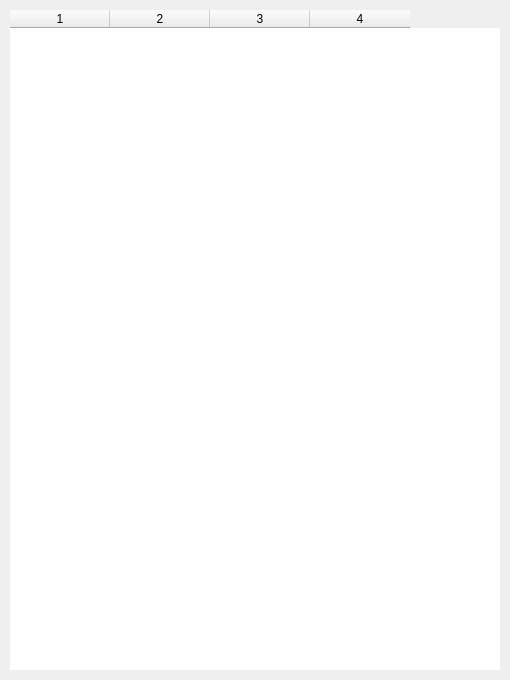
<?xml version="1.0" encoding="UTF-8"?>
<ui version="4.0">
 <class>FavoritesWidget</class>
 <widget class="QWidget" name="FavoritesWidget">
  <property name="geometry">
   <rect>
    <x>0</x>
    <y>0</y>
    <width>510</width>
    <height>680</height>
   </rect>
  </property>
  <property name="windowTitle">
   <string>Form</string>
  </property>
  <layout class="QVBoxLayout" name="verticalLayout">
   <property name="spacing">
    <number>6</number>
   </property>
   <property name="leftMargin">
    <number>10</number>
   </property>
   <property name="topMargin">
    <number>10</number>
   </property>
   <property name="rightMargin">
    <number>10</number>
   </property>
   <property name="bottomMargin">
    <number>10</number>
   </property>
   <item>
    <widget class="QTableWidget" name="tableWidget">
     <property name="focusPolicy">
      <enum>Qt::NoFocus</enum>
     </property>
     <property name="frameShape">
      <enum>QFrame::NoFrame</enum>
     </property>
     <property name="frameShadow">
      <enum>QFrame::Plain</enum>
     </property>
     <property name="lineWidth">
      <number>0</number>
     </property>
     <property name="horizontalScrollBarPolicy">
      <enum>Qt::ScrollBarAlwaysOff</enum>
     </property>
     <property name="editTriggers">
      <set>QAbstractItemView::NoEditTriggers</set>
     </property>
     <property name="tabKeyNavigation">
      <bool>false</bool>
     </property>
     <property name="showDropIndicator" stdset="0">
      <bool>false</bool>
     </property>
     <property name="alternatingRowColors">
      <bool>false</bool>
     </property>
     <property name="selectionMode">
      <enum>QAbstractItemView::NoSelection</enum>
     </property>
     <property name="selectionBehavior">
      <enum>QAbstractItemView::SelectItems</enum>
     </property>
     <property name="showGrid">
      <bool>false</bool>
     </property>
     <property name="gridStyle">
      <enum>Qt::NoPen</enum>
     </property>
     <property name="rowCount">
      <number>0</number>
     </property>
     <property name="columnCount">
      <number>4</number>
     </property>
     <attribute name="horizontalHeaderVisible">
      <bool>true</bool>
     </attribute>
     <attribute name="horizontalHeaderHighlightSections">
      <bool>false</bool>
     </attribute>
     <attribute name="verticalHeaderVisible">
      <bool>false</bool>
     </attribute>
     <attribute name="verticalHeaderHighlightSections">
      <bool>false</bool>
     </attribute>
     <column/>
     <column/>
     <column/>
     <column/>
    </widget>
   </item>
  </layout>
 </widget>
 <resources/>
 <connections/>
</ui>
